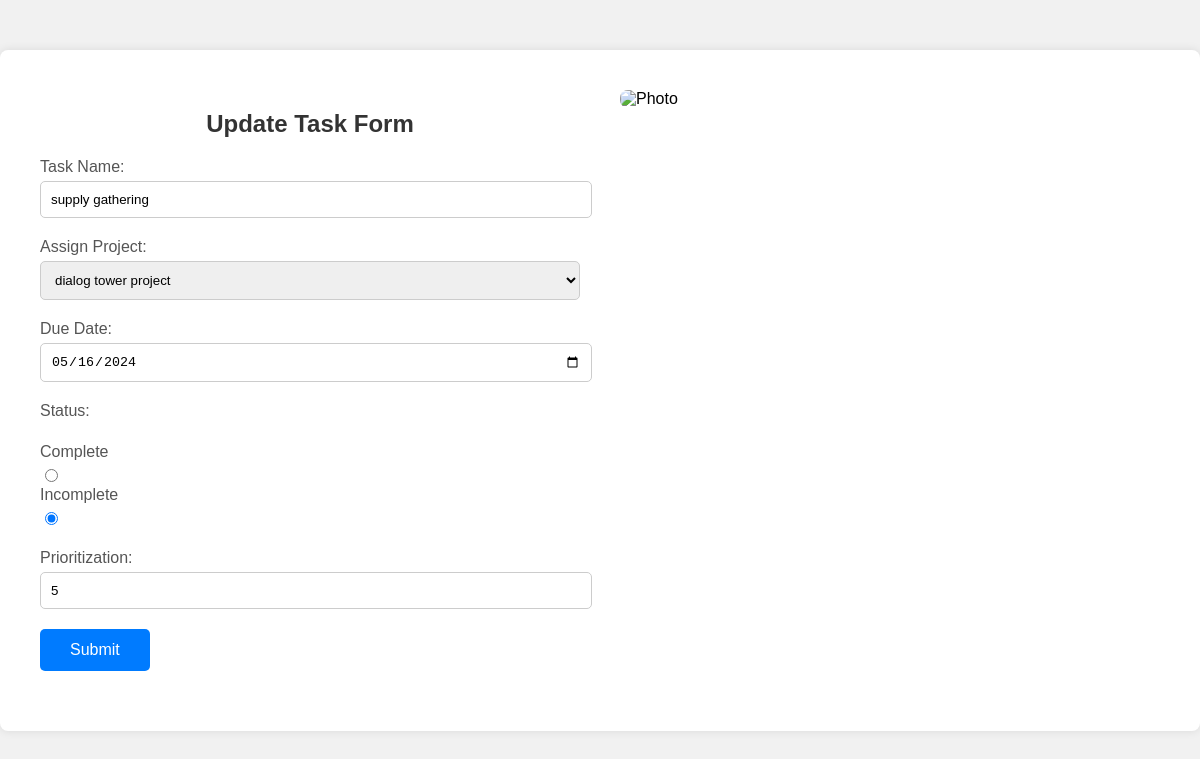
Page /admin/taskUpdate.php?Task_ID=10 on the committed database.
### tables this page shows
CREATE TABLE `tasks` (
  `Task_ID` int(11) NOT NULL,
  `taskName` varchar(50) NOT NULL,
  `assignTo` varchar(50) NOT NULL,
  `dueDate` date NOT NULL,
  `status` varchar(50) NOT NULL,
  `prioritization` int(25) NOT NULL
);

CREATE TABLE `projects` (
  `Project_ID` int(11) NOT NULL,
  `pName` varchar(50) NOT NULL,
  `pDescription` varchar(80) NOT NULL,
  `pManager` varchar(50) NOT NULL,
  `cName` varchar(50) NOT NULL,
  `budget` int(50) NOT NULL,
  `contactNo` varchar(50) NOT NULL,
  `projectStart` date NOT NULL,
  `filename` varchar(100) DEFAULT NULL
);

### admin/taskUpdate.php (the view, shortened to what this page needs)
<?php
include("../config/database.php");
if (isset($_GET['Task_ID'])) {
    $task_id = $_GET['Task_ID'];
    $sql = "SELECT * FROM tasks WHERE Task_ID = '$task_id'";
    $result = $conn->query($sql);
    if ($result->num_rows > 0) {
        while ($row = $result->fetch_assoc()) {
            $taskName = $row['taskName'];
            $assignTo = $row['assignTo'];
            $dueDate = $row['dueDate'];
            $status = $row['status'];
            $prioritization = $row['prioritization'];
        }
?>
        <!DOCTYPE html>
        <html lang="en">
        <head>
            <link rel="stylesheet" type="text/css" href="../style/taskCreate.css">
        </head>
        <body>
            <div class="container">
                <div class="left">
                    <h2>Update Task Form</h2>
                    <form action="taskUpdate.php" method="post">
                        <div class="form-group">
                            <label for="taskName">Task Name:</label>
                            <input type="text" id="taskName" name="taskName" value="<?php echo $taskName; ?>" required>
                        </div>
                        <div class="form-group">
                            <label for="assignTo">Assign Project:</label>
                            <select name="assignTo">
                                <?php
                                $sql = "SELECT pName FROM projects";
                                $presult = $conn->query($sql);
                                if ($presult->num_rows > 0) {
                                    while ($row = $presult->fetch_assoc()) { ?>
                                        <option value="<?php echo $row['pName']; ?>" <?php if ($assignTo == $row['pName']) {
                                                                                            echo "selected";
                                                                                        } ?>><?php echo $row['pName']; ?></option>
                                <?php
                                    }
                                }
                                ?>
                            </select>
                        </div>
                        <div class="form-group">
                            <label for="dueDate">Due Date:</label>
                            <input type="date" id="dueDate" name="dueDate" value="<?php echo $dueDate; ?>" required>
                        </div>
                        <div class="form-group">
                            <label>Status:</label><br>
                            <label for="complete">Complete</label>
                            <input type="radio" id="complete" name="status" value="complete" <?php if ($status == "complete") {
                                                                                                    echo "checked";
                                                                                                } ?> required>
                            <label for="incomplete">Incomplete</label>
                            <input type="radio" id="incomplete" name="status" value="incomplete" <?php if ($status == "incomplete") {
                                                                                                        echo "checked";
                                                                                                    } ?> required>
                        </div>
                        <div class="form-group">
                            <label for="prioritization">Prioritization:</label>
                            <input type="number" id="prioritization" name="prioritization" value="<?php echo $prioritization; ?>" min="1" max="5" required>
                        </div>
                        <div class="form-group">
                            <input type="submit" value="Submit" name="update">
                        </div>
                    </form>
                </div>
                <div class="right">
                    <img src="../images/taskcreate.jpg" alt="Photo">
                </div>
            </div>
        </body>
        </html>
<?php
    } else {
        header('Location: taskRead.php');
    }
}
?>

### style/taskCreate.css (style rules this page uses)
body { font-family: Arial, sans-serif; background-color: #f1f1f1; margin: 0; padding: 0; }
.container { display: flex; max-width: 1200px; margin: 50px auto; padding: 20px; border-radius: 8px; background-color: #fff; box-shadow: 0 0 10px rgba(0, 0, 0, 0.1); }
.left { flex: 1; padding: 20px; }
.right { flex: 1; padding: 20px; }
.left h2 { text-align: center; margin-bottom: 20px; color: #333; }
.form-group { margin-bottom: 20px; }
.form-group label { display: block; margin-bottom: 5px; color: #555; }
.form-group input[type="text"], .form-group input[type="date"], .form-group input[type="number"] { width: calc(100% - 10px); padding: 10px; border: 1px solid #ccc; border-radius: 5px; }
select { width: 100%; padding: 10px; border: 1px solid #ccc; border-radius: 5px; resize: vertical; }
.form-group input[type="radio"] { margin-right: 5px; }
.form-group input[type="submit"] { padding: 12px 30px; border: none; border-radius: 5px; background-color: #007bff; color: #fff; cursor: pointer; font-size: 16px; }
.right img { max-width: 100%; height: auto; border-radius: 8px; }

### rows in the picture
tasks: taskName "supply gathering", assignTo "dialog tower project", dueDate "05/16/2024", status "☐ Complete", status "☑ Incomplete", prioritization "5"
